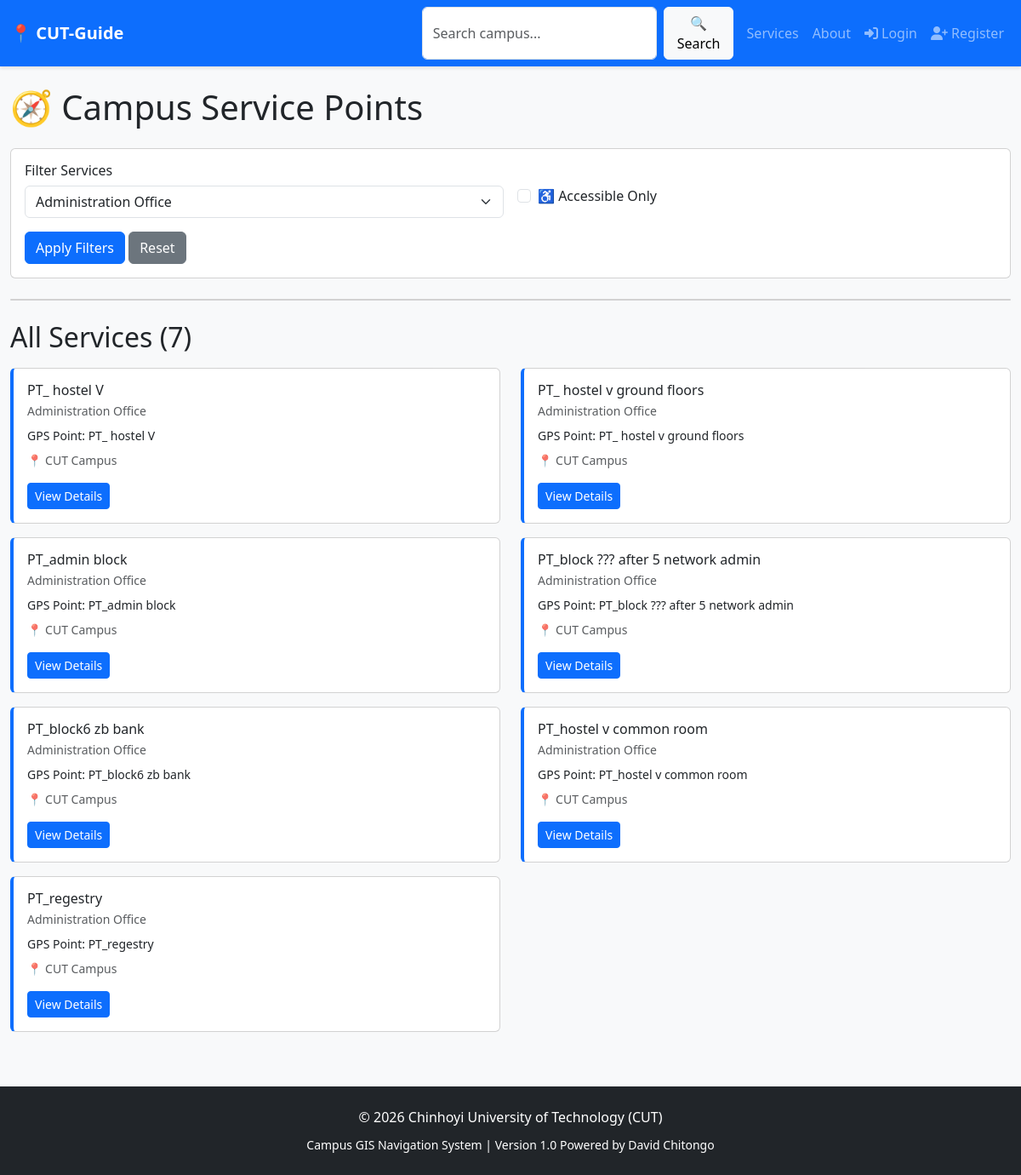
Page /services/?type=admin_office on the earlier database version.
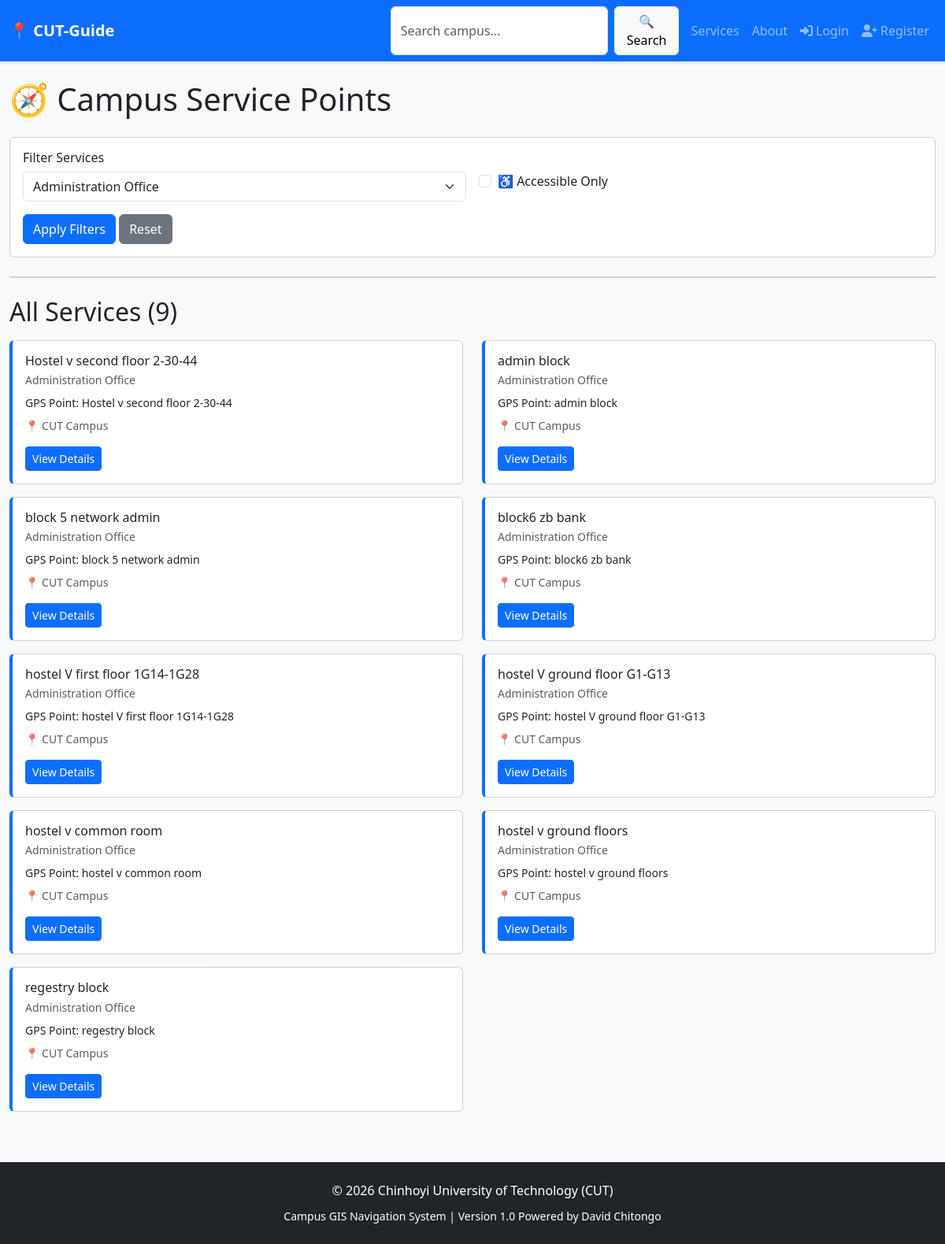
Same page on the later database version.
### Navigator/models.py (models this page shows, shortened)
class ServicePoint(models.Model):
    SERVICE_TYPES = [
        ('library', 'Library'),
        ('admin_office', 'Administration Office'),
        ('water_point', 'Water Point'),
        ('toilet', 'Toilet/Restroom'),
        ('canteen', 'Canteen/Cafeteria'),
        ('lab', 'Laboratory'),
        ('classroom', 'Classroom'),
        ('office', 'Office'),
        ('parking', 'Parking'),
        ('medical', 'Medical/Health Center'),
        ('security', 'Security Post'),
        ('lost_and_found', 'Lost & Found'),
        ('other', 'Other'),
    ]
    name = models.CharField(max_length=100)
    service_type = models.CharField(max_length=30, choices=SERVICE_TYPES)
    description = models.TextField(blank=True, null=True)
    building = models.ForeignKey(Building, on_delete=models.SET_NULL, null=True, blank=True, related_name='services')
    room = models.ForeignKey(Room, on_delete=models.SET_NULL, null=True, blank=True, related_name='services')
    floor = models.ForeignKey(Floor, on_delete=models.SET_NULL, null=True, blank=True, related_name='services')
    latitude = models.FloatField()
    longitude = models.FloatField()
    contact_phone = models.CharField(max_length=20, blank=True, null=True)
    office_hours = models.TextField(blank=True, null=True, help_text="e.g., '9AM-5PM Mon-Fri'")
    accessibility_features = models.TextField(blank=True, null=True)
    created_at = models.DateTimeField(auto_now_add=True)
    updated_at = models.DateTimeField(auto_now=True)
    class Meta:
        ordering = ['service_type', 'name']

class Building(models.Model):
    name = models.CharField(max_length=100)
    code = models.CharField(max_length=10, unique=True)
    description = models.TextField(blank=True, null=True)
    latitude = models.FloatField()
    longitude = models.FloatField()
    total_floors = models.IntegerField(default=1)
    contact_phone = models.CharField(max_length=20, blank=True, null=True)
    accessibility_features = models.TextField(blank=True, null=True, help_text="Wheelchair access, elevators, etc.")
    created_at = models.DateTimeField(auto_now_add=True)
    updated_at = models.DateTimeField(auto_now=True)
    class Meta:
        ordering = ['name']

### Navigator/views.py (the view)
# urls.py: path('services/', views.service_points, name='service_points'),
def service_points(request):
    services = ServicePoint.objects.all().order_by('service_type', 'name')
    service_type = request.GET.get('type', None)
    if service_type:
        services = services.filter(service_type=service_type)
    if request.GET.get('accessibility') == 'true':
        services = services.exclude(accessibility_features__isnull=True)
    service_types = ServicePoint.SERVICE_TYPES
    context = {
        'services': services,
        'service_types': service_types,
        'selected_type': service_type,
    }
    return render(request, 'service_points.html', context)

### templates/service_points.html (shortened to what this page needs)
{% extends 'base.html' %}
{% block content %}
<h1 class="mb-4">🧭 Campus Service Points</h1>
<div class="row mb-4">
  <div class="col-12">
    <div class="card">
      <div class="card-body">
        <h6 class="card-title">Filter Services</h6>
        <form method="get" class="row g-3">
          <div class="col-md-6">
            <select name="type" class="form-select">
              {% for value, label in service_types %}
                <option value="{{ value }}" {% if value == selected_type %}selected{% endif %}>{{ label }}</option>
              {% endfor %}
            </select>
          </div>
          <div class="col-md-6">
            <label class="form-check">
              <input type="checkbox" name="accessibility" value="true" class="form-check-input" {% if request.GET.accessibility %}checked{% endif %}>
              <span class="form-check-label">♿ Accessible Only</span>
            </label>
          </div>
          <div class="col-12">
            <button type="submit" class="btn btn-primary">Apply Filters</button>
            <a href="{% url 'service_points' %}" class="btn btn-secondary">Reset</a>
          </div>
        </form>
      </div>
    </div>
  </div>
</div>
<div class="row mb-4">
  <div class="col-12">
    <div class="card">
    </div>
  </div>
</div>
<div class="row">
  <div class="col-12">
    <h2 class="mb-3">All Services ({{ services.count }})</h2>
  </div>
  {% for service in services %}
    <div class="col-md-6 mb-3">
      <div class="card service-card h-100">
        <div class="card-body">
          <div class="d-flex justify-content-between align-items-start mb-2">
            <div>
              <h6 class="card-title mb-1">{{ service.name }}</h6>
              <p class="card-text text-muted small mb-0">{{ service.get_service_type_display }}</p>
            </div>
          </div>
          {% if service.description %}
            <p class="card-text small mb-2">{{ service.description|truncatewords:15 }}</p>
          {% endif %}
          <div class="small text-muted mb-3">
            {% if service.building %}
              📍 {{ service.building.name }}
            {% endif %}
          </div>
          <a href="{% url 'service_detail' service.id %}" class="btn btn-primary btn-sm">View Details</a>
        </div>
      </div>
    </div>
  {% empty %}
    <div class="col-12">
      <div class="alert alert-info">No services found matching your filters.</div>
    </div>
  {% endfor %}
</div>
{% endblock %}

Differences in the rows shown:
removed ServicePoint: name "PT_ hostel V", service_type "Administration Office", description "GPS Point: PT_ hostel V", building.name "CUT Campus"
removed ServicePoint: name "PT_ hostel v ground floors", service_type "Administration Office", description "GPS Point: PT_ hostel v ground floors", building.name "CUT Campus"
removed ServicePoint: name "PT_admin block", service_type "Administration Office", description "GPS Point: PT_admin block", building.name "CUT Campus"
removed ServicePoint: name "PT_block ??? after 5 network admin", service_type "Administration Office", description "GPS Point: PT_block ??? after 5 network admin", building.name "CUT Campus"
removed ServicePoint: name "PT_block6 zb bank", service_type "Administration Office", description "GPS Point: PT_block6 zb bank", building.name "CUT Campus"
removed ServicePoint: name "PT_hostel v common room", service_type "Administration Office", description "GPS Point: PT_hostel v common room", building.name "CUT Campus"
removed ServicePoint: name "PT_regestry", service_type "Administration Office", description "GPS Point: PT_regestry", building.name "CUT Campus"
added ServicePoint: name "Hostel v second floor 2-30-44", service_type "Administration Office", description "GPS Point: Hostel v second floor 2-30-44", building.name "CUT Campus"
added ServicePoint: name "admin block", service_type "Administration Office", description "GPS Point: admin block", building.name "CUT Campus"
added ServicePoint: name "block 5 network admin", service_type "Administration Office", description "GPS Point: block 5 network admin", building.name "CUT Campus"
added ServicePoint: name "block6 zb bank", service_type "Administration Office", description "GPS Point: block6 zb bank", building.name "CUT Campus"
added ServicePoint: name "hostel V first floor 1G14-1G28", service_type "Administration Office", description "GPS Point: hostel V first floor 1G14-1G28", building.name "CUT Campus"
added ServicePoint: name "hostel V ground floor G1-G13", service_type "Administration Office", description "GPS Point: hostel V ground floor G1-G13", building.name "CUT Campus"
added ServicePoint: name "hostel v common room", service_type "Administration Office", description "GPS Point: hostel v common room", building.name "CUT Campus"
added ServicePoint: name "hostel v ground floors", service_type "Administration Office", description "GPS Point: hostel v ground floors", building.name "CUT Campus"
added ServicePoint: name "regestry block", service_type "Administration Office", description "GPS Point: regestry block", building.name "CUT Campus"
Other differences:
{{ services.count }}: "7" → "9"
